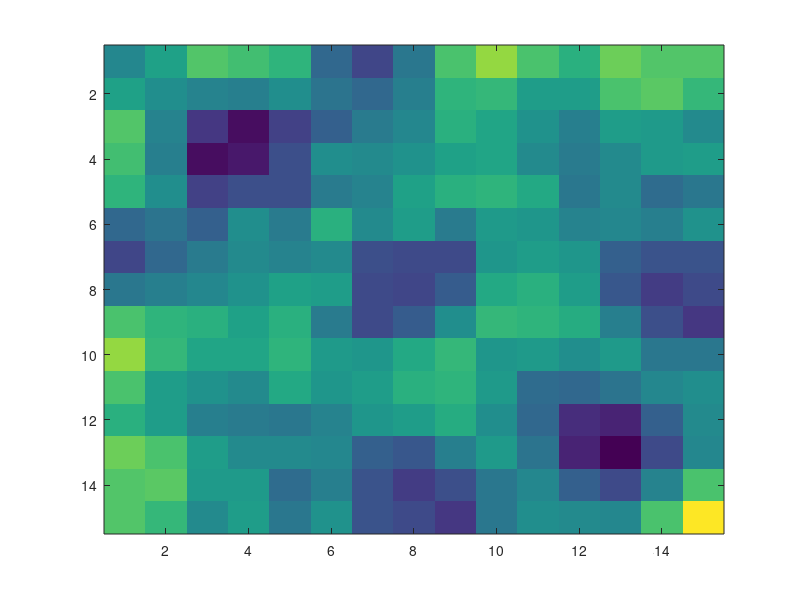

MATLAB code for this plot: (Note: this script raises an error after producing the figure.)
% demo2
XData=rand(15,15);
XData=XData+XData.';
H=fspecial('average',3);
XData=imfilter(XData,H,'replicate');

imagesc(XData)
% 使用slanCM的100号配色
% Use colormap No. 100 from slanCM
colormap(slanCM(100))
hold on

ax=gca;
ax.DataAspectRatio=[1,1,1];
% ax.LineWidth=1.2;
% ax.XMinorTick='on';
% ax.YMinorTick='on';
% ax.ZMinorTick='on';
% ax.GridLineStyle=':';
